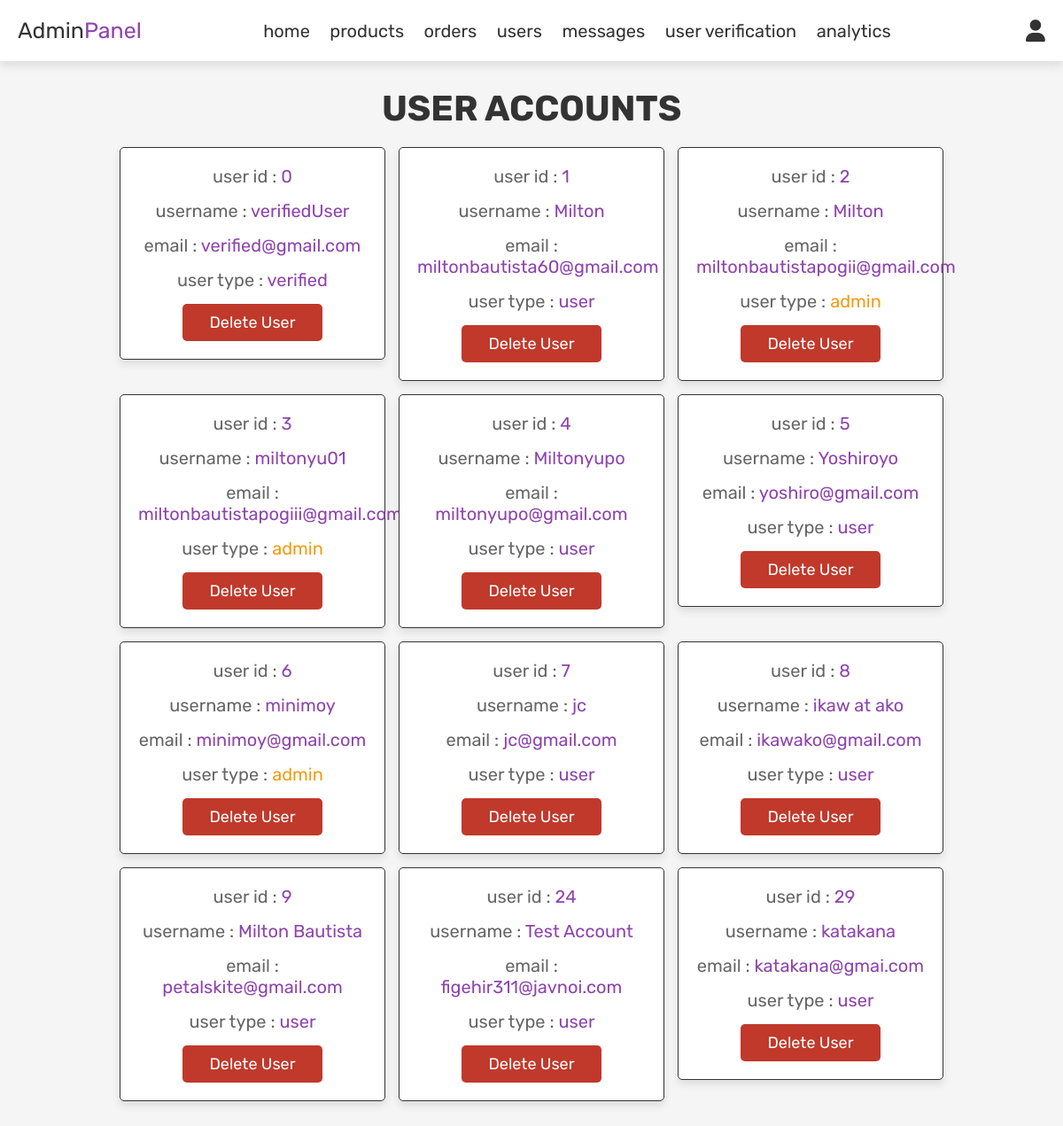
Screenshot of /admin_users.php (signed in) with the database file from the repository.
### tables this page shows
CREATE TABLE `users` (
  `id` int(100) NOT NULL,
  `name` varchar(100) NOT NULL,
  `email` varchar(100) NOT NULL,
  `password` varchar(100) NOT NULL,
  `user_type` varchar(20) NOT NULL DEFAULT 'user',
  `birthdate` date DEFAULT NULL,
  `bookshop_name` varchar(100) DEFAULT NULL,
  `gender` varchar(10) DEFAULT NULL,
  `contact_no` varchar(20) NOT NULL,
  `bookwishlist1` varchar(100) NOT NULL,
  `bookwishlist2` varchar(100) NOT NULL,
  `image` varchar(255) DEFAULT '',
  `verified` tinyint(1) DEFAULT 0,
  `otp` varchar(10) DEFAULT NULL,
  `otp_expiration` datetime DEFAULT NULL,
  `reset_token` varchar(255) DEFAULT NULL,
  `reset_expiration` datetime DEFAULT NULL
);

### admin_users.php (the view, shortened to what this page needs)
<?php
include 'config.php';
?>
<!DOCTYPE html>
<html lang="en">
<head>
   <link rel="stylesheet" href="https://cdnjs.cloudflare.com/ajax/libs/font-awesome/6.0.0/css/all.min.css">
   <link rel="stylesheet" href="css/admin-section/admin_style.css">
</head>
<body>
<?php include 'admin_header.php'; ?>
<section class="users">
   <h1 class="title"> user accounts </h1>
   <div class="box-container">
      <?php
         $select_users = mysqli_query($conn, "SELECT * FROM `users`") or die('query failed');
         while($fetch_users = mysqli_fetch_assoc($select_users)){
      ?>
      <div class="box">
         <p> user id : <span><?php echo $fetch_users['id']; ?></span> </p>
         <p> username : <span><?php echo $fetch_users['name']; ?></span> </p>
         <p> email : <span><?php echo $fetch_users['email']; ?></span> </p>
         <p> user type : <span style="color:<?php if($fetch_users['user_type'] == 'admin'){ echo 'var(--orange)'; } ?>"><?php echo $fetch_users['user_type']; ?></span> </p>
         <a href="admin_users.php?delete=<?php echo $fetch_users['id']; ?>" onclick="return confirm('delete this user?');" class="delete-btn">delete user</a>
      </div>
      <?php
         };
      ?>
   </div>
</section>
</body>
</html>

### css/admin-section/admin_style.css (style rules this page uses)
:root { --purple:#8e44ad; --red:#c0392b; --orange:#f39c12; --black:#333; --white:#fff; --light-color:#666; --light-white:#ccc; --light-bg:#f5f5f5; --border:.1rem solid var(--black); --box-shadow:0 .5rem 1rem rgba(0,0,0,.1); }
* { font-family: 'Rubik', sans-serif; margin:0; padding:0; box-sizing: border-box; outline: none; border:none; text-decoration: none; transition:all .2s linear; }
html { font-size: 62.5%; overflow-x: hidden; }
body { background-color: var(--light-bg); }
section { padding:3rem 2rem; }
.title { text-align: center; margin-bottom: 2rem; text-transform: uppercase; color:var(--black); font-size: 4rem; }
.btn, .option-btn, .delete-btn, .white-btn { display: inline-block; margin-top: 1rem; padding:1rem 3rem; cursor: pointer; color:var(--white); font-size: 1.8rem; border-radius: .5rem; text-transform: capitalize; }
.delete-btn { background-color: var(--red); }
.users .box-container { display: grid; grid-template-columns: repeat(auto-fit, 30rem); justify-content: center; gap:1.5rem; max-width: 1200px; margin:0 auto; align-items: flex-start; }
.users .box-container .box { background-color: var(--white); padding:2rem; border:var(--border); box-shadow: var(--box-shadow); border-radius: .5rem; text-align: center; }
.users .box-container .box p { padding-bottom: 1.5rem; font-size: 2rem; color:var(--light-color); }
.users .box-container .box p span { color:var(--purple); }
.users .box-container .box .delete-btn { margin-top: 0; }

### rows the page displays
users: id "0", name "verifiedUser", email "verified@gmail.com", user_type "verified"
users: id "1", name "Milton", email "miltonbautista60@gmail.com", user_type "user"
users: id "2", name "Milton", email "miltonbautistapogii@gmail.com", user_type "admin"
users: id "3", name "miltonyu01", email "miltonbautistapogiii@gmail.com", user_type "admin"
users: id "4", name "Miltonyupo", email "miltonyupo@gmail.com", user_type "user"
users: id "5", name "Yoshiroyo", email "yoshiro@gmail.com", user_type "user"
users: id "6", name "minimoy", email "minimoy@gmail.com", user_type "admin"
users: id "7", name "jc", email "jc@gmail.com", user_type "user"
users: id "8", name "ikaw at ako", email "ikawako@gmail.com", user_type "user"
users: id "9", name "Milton Bautista", email "petalskite@gmail.com", user_type "user"
users: id "24", name "Test Account", email "figehir311@javnoi.com", user_type "user"
users: id "29", name "katakana", email "katakana@gmai.com", user_type "user"
